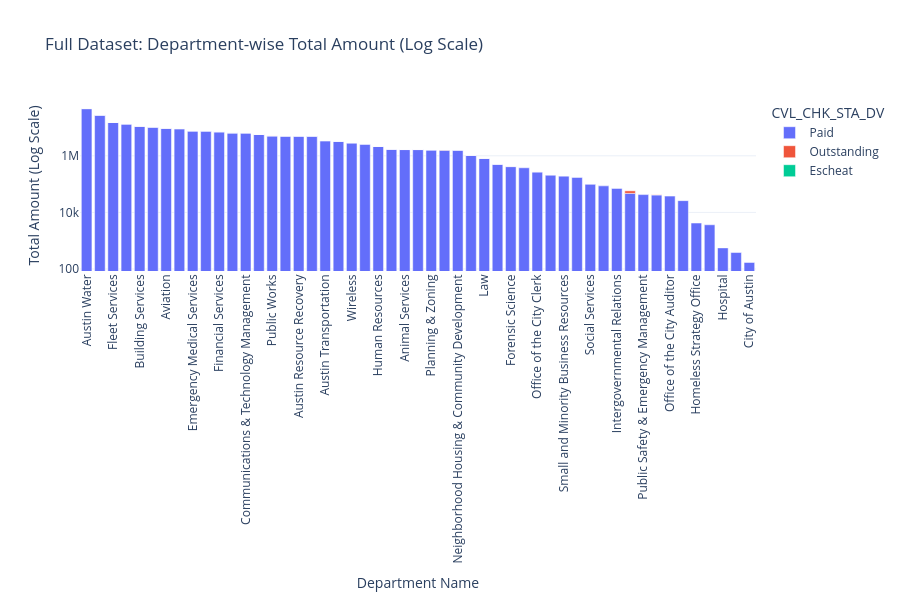

The cell this chart's notebook holds for it:
### Code cell
# Full dataset Bar Chart with Log Scale on Y-axis
fig = px.bar(
    full_status_summary,
    x='DEPT_NM',
    y='Total_Amount',
    color='CVL_CHK_STA_DV',
    title='Full Dataset: Department-wise Total Amount (Log Scale)',
    template='plotly_white',
    log_y=True # Small values visible aakan log scale use cheyyunnu
)

fig.update_layout(
    xaxis_tickangle=-90,
    xaxis_title="Department Name",
    yaxis_title="Total Amount (Log Scale)",
    height=600
)

fig.show()

### Figure 1 — Plotly figure (JSON) as saved in the notebook; plotly's stock layout.template omitted (floating-point values rounded to 4 significant figures)
{"data": [{"hovertemplate": "CVL_CHK_STA_DV=Paid<br>DEPT_NM=%{x}<br>Total_Amount=%{y}<extra></extra>", "legendgroup": "Paid", "marker": {"color": "#636efa", "pattern": {"shape": ""}}, "name": "Paid", "orientation": "v", "showlegend": true, "textposition": "auto", "type": "bar", "x": ["Austin Water", "Austin Energy", "Fleet Services", "Parks & Recreation", "Building Services", "Public Works - Transportation", "Aviation", "Police", "Emergency Medical Services", "Austin Public Health", "Financial Services", "Watershed Protection", "Communications & Technology Management", "Austin Public Library", "Public Works", "Austin Convention Center", "Austin Resource Recovery", "Fire", "Austin Transportation", "Economic Development", "Wireless", "Austin Code", "Human Resources", "Municipal Court", "Animal Services", "Development Services", "Planning & Zoning", "Management Services", "Neighborhood Housing & Community Development", "Nondepartmental", "Law", "Communications & Public Information", "Forensic Science", "Community Care", "Office of the City Clerk", "Office of Contract and Land Management", "Small and Minority Business Resources", "Telecommunications & Regulatory Affairs", "Social Services", "Office of Real Estate Services", "Intergovernmental Relations", "Office of Arts, Culture, Music and Entertainment", "Public Safety & Emergency Management", "Mayor & Council", "Office of the City Auditor", "Information Security Office", "Homeless Strategy Office", "Office of the Medical Director", "Hospital", "Labor Relations Office", "City of Austin"], "xaxis": "x", "y": [46610000.0, 27480000.0, 15050000.0, 13410000.0, 11060000.0, 10270000.0, 9437000.0, 9111000.0, 7604000.0, 7562000.0, 7095000.0, 6473000.0, 6460000.0, 5674000.0, 5027000.0, 4998000.0, 4986000.0, 4977000.0, 3434000.0, 3264000.0, 2781000.0, 2518000.0, 2152000.0, 1715000.0, 1663000.0, 1659000.0, 1599000.0, 1586000.0, 1574000.0, 1026000.0, 813200.0, 498200.0, 415800.0, 377700.0, 269800.0, 205800.0, 195300.0, 172400.0, 97780.0, 86580.0, 70580.0, 47040.0, 42590.0, 41550.0, 37590.0, 26050.0, 4201.0, 3652.0, 556.2, 381.1, 170.0], "yaxis": "y"}, {"hovertemplate": "CVL_CHK_STA_DV=Outstanding<br>DEPT_NM=%{x}<br>Total_Amount=%{y}<extra></extra>", "legendgroup": "Outstanding", "marker": {"color": "#EF553B", "pattern": {"shape": ""}}, "name": "Outstanding", "orientation": "v", "showlegend": true, "textposition": "auto", "type": "bar", "x": ["Austin Water", "Building Services", "Austin Energy", "Fleet Services", "Aviation", "Austin Public Library", "Public Works", "Parks & Recreation", "Police", "Austin Public Health", "Management Services", "Watershed Protection", "Emergency Medical Services", "Communications & Technology Management", "Development Services", "Fire", "Office of Arts, Culture, Music and Entertainment", "Austin Resource Recovery", "Austin Convention Center", "Human Resources", "Animal Services", "Law", "Economic Development", "Financial Services", "Neighborhood Housing & Community Development", "Nondepartmental", "Planning & Zoning", "Municipal Court", "Forensic Science", "Austin Transportation", "Office of the City Clerk", "Mayor & Council", "Communications & Public Information"], "xaxis": "x", "y": [220100.0, 83720.0, 62430.0, 50270.0, 37310.0, 32950.0, 29130.0, 23200.0, 22600.0, 21620.0, 20180.0, 17180.0, 17000.0, 14300.0, 11860.0, 11640.0, 10710.0, 9439.0, 6612.0, 6032.0, 5832.0, 3844.0, 2852.0, 2320.0, 2301.0, 2153.0, 1690.0, 1515.0, 1419.0, 1290.0, 1216.0, 775.0, 200.0], "yaxis": "y"}, {"hovertemplate": "CVL_CHK_STA_DV=Escheat<br>DEPT_NM=%{x}<br>Total_Amount=%{y}<extra></extra>", "legendgroup": "Escheat", "marker": {"color": "#00cc96", "pattern": {"shape": ""}}, "name": "Escheat", "orientation": "v", "showlegend": true, "textposition": "auto", "type": "bar", "x": ["Watershed Protection", "Austin Public Health", "Austin Energy", "Fleet Services", "Economic Development", "Police", "Austin Water", "Austin Convention Center", "Human Resources", "Parks & Recreation", "Austin Public Library", "Emergency Medical Services", "Public Works - Transportation", "Law", "Aviation", "Development Services", "Financial Services", "Fire", "Municipal Court", "Animal Services", "Austin Transportation", "Building Services", "Austin Resource Recovery", "Small and Minority Business Resources", "Communications & Technology Management"], "xaxis": "x", "y": [6149.0, 3910.0, 2642.0, 2286.0, 2250.0, 1579.0, 1066.0, 1050.0, 1014.0, 1010.0, 952.3, 911.6, 744.4, 715.0, 580.0, 535.5, 400.0, 307.0, 262.0, 240.0, 171.8, 160.0, 37.25, 21.82, 0.08], "yaxis": "y"}], "layout": {"barmode": "relative", "height": 600, "legend": {"title": {"text": "CVL_CHK_STA_DV"}, "tracegroupgap": 0}, "title": {"text": "Full Dataset: Department-wise Total Amount (Log Scale)"}, "xaxis": {"anchor": "y", "domain": [0, 1], "tickangle": -90, "title": {"text": "Department Name"}}, "yaxis": {"anchor": "x", "domain": [0, 1], "title": {"text": "Total Amount (Log Scale)"}, "type": "log"}}}
